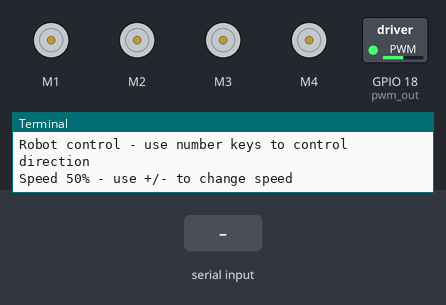
Recording of a program running on a simulated Raspberry Pi (BCM pin numbers). On the bench: 4 × DC motor (green arrow = forward, orange = backward, longer = faster), switched loads named in the program (green lamp = pin HIGH), the last lines printed to the terminal. The inputs (shaded band) are chosen by the test bench. Motors are numbered in the order the program creates them (left before right in a Robot).

Above: at 1.2 s.
1.3 s: "+" typed at the terminal
At 2.2 s:
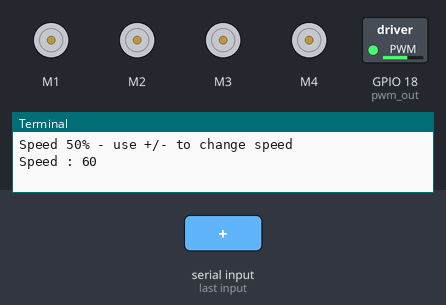
2.8 s: "1" typed at the terminal
At 3.3 s:
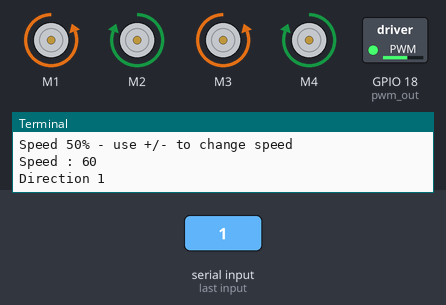
4.3 s: "-" typed at the terminal
At 5.5 s:
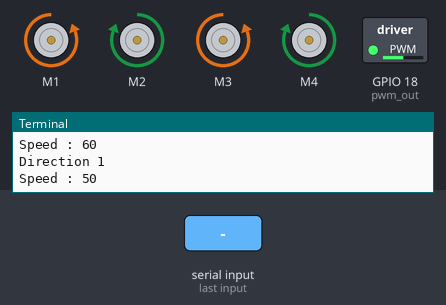
5.8 s: "2" typed at the terminal
At 6.8 s:
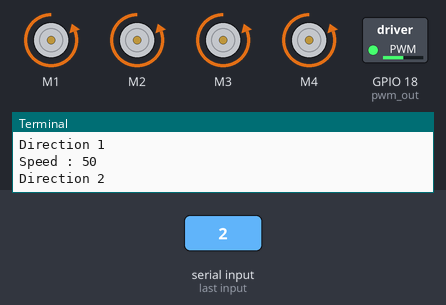
7.3 s: "3" typed at the terminal
At 8.0 s:
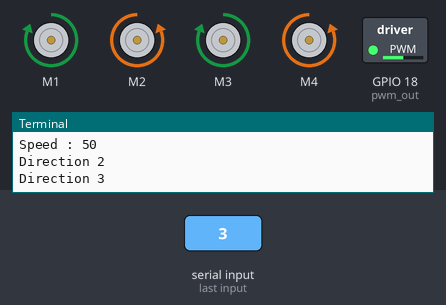
8.8 s: "4" typed at the terminal
At 9.1 s:
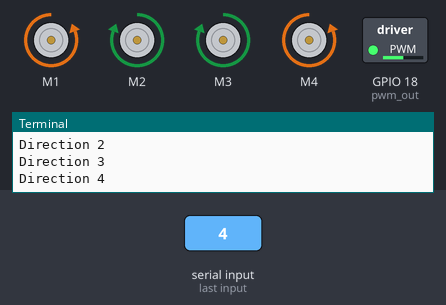
Timing chart, 0 to 11.3 s (numbered marks = the images above; inputs shaded):
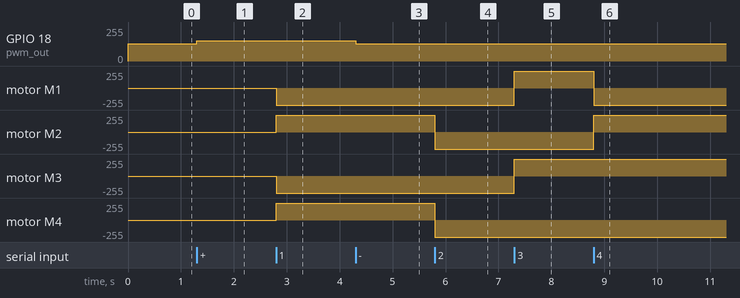

Measured:
- after the input at 1.3 s, GPIO 18 (pwm_out): 128/255 → 153/255 at once
- after the input at 2.8 s, motor M1, motor M3: stopped → backward 255/255 at once; motor M2, motor M4: stopped → forward 255/255 at once
- after the input at 4.3 s, GPIO 18 (pwm_out): 153/255 → 128/255 at once
- after the input at 5.8 s, motor M2, motor M4: forward 255/255 → backward 255/255 at once
- after the input at 7.3 s, motor M1, motor M3: backward 255/255 → forward 255/255 at once
- after the input at 8.8 s, motor M1: forward 255/255 → backward 255/255 at once; motor M2: backward 255/255 → forward 255/255 at once

The program:

mecanum.py
```python
#!/usr/bin/python3
import sys, tty, termios
from gpiozero import PWMOutputDevice, Motor

pwm_pin = 18
m_f_l = (2,3)
m_f_r = (22,23)
m_r_l = (14,15)
m_r_r = (24,25)

motors = [
    Motor(m_f_l[0], m_f_l[1], pwm=False),
    Motor(m_f_r[0], m_f_r[1], pwm=False),
    Motor(m_r_l[0], m_r_l[1], pwm=False),
    Motor(m_r_r[0], m_r_r[1], pwm=False)
    ]


pwm_out = PWMOutputDevice (pwm_pin)


# get a character from the command line
def getch() :
    fd = sys.stdin.fileno()
    old_settings = termios.tcgetattr(fd)
    try:
        tty.setraw(sys.stdin.fileno())
        ch = sys.stdin.read(1)
    finally:
        termios.tcsetattr(fd, termios.TCSADRAIN, old_settings)
    return ch


# list to convert key into motor on/off values to correspond with direction
# direction based on number keypad
# 8 = fwd, 4 = left, 5 = stop, 6 = right, 2 = rev
# the key for the list is the character
direction = {
    # number keys
    '1' : (-1, 1, -1, 1),   # Turn left
    '2' : (-1, -1, -1, -1), # Backwards
    '3' : (1, -1, 1, -1),   # Turn right
    '4' : (-1, 1, 1, -1),   # Left
    '5' : (0, 0, 0, 0),     # Stop
    '6' : (1, -1, -1, 1),   # Right
    '7' : (0, 1, 1, 0),     # Diagonal left
    '8' : (1, 1, 1, 1),     # Forwards
    '9' : (1, 0, 0, 1),     # Diagonal right
    # Additional mapping for WASD and diagonal
    'q' : (0, 1, 1, 0),     # Diagonal left
    'w' : (1, 1, 1, 1),     # Forwards
    'e' : (1, 0, 0, 1),     # Diagonal right
    'a' : (-1, 1, -1, 1),   # Turn left
    'd' : (1, -1, 1, -1),   # Turn right
    'z' : (-1, 0, 0, -1),   # Diagonal left backwards
    'x' : (0, 0, 0, 0),     # Stop
    'c' : (0, -1, -1, 0)    # Diagonal right backwards
}

current_direction = "stop"
# speed is as a percentage (ie. 100 = top speed)
# start speed is 50% which is fairly slow on a flat surface
speed = 50
pwm_out.value = speed/100

print ("Robot control - use number keys to control direction")
print ("Speed " + str(speed) +"% - use +/- to change speed")

while True:
    # Get next key pressed
    ch = getch()

    if (ch == 'q') :        # Quit
        break
    elif (ch == '+') :      # Change speed
        speed += 10
        if speed > 100 :
            speed = 100
        pwm_out.value = speed/100
        print ("Speed : "+str(speed))
    elif (ch == '-' ) :     # Change direction
        speed -= 10
        if speed < 0 :
            speed = 0
        pwm_out.value = speed/100
        print ("Speed : "+str(speed))
    elif (ch in direction.keys()) :
        for i in range (0, 4):
            if direction[ch][i] == -1:
                motors[i].backward()
            elif direction[ch][i] == 1:
                motors[i].forward()
            else:
                motors[i].stop()
        print ("Direction "+ch)
```
